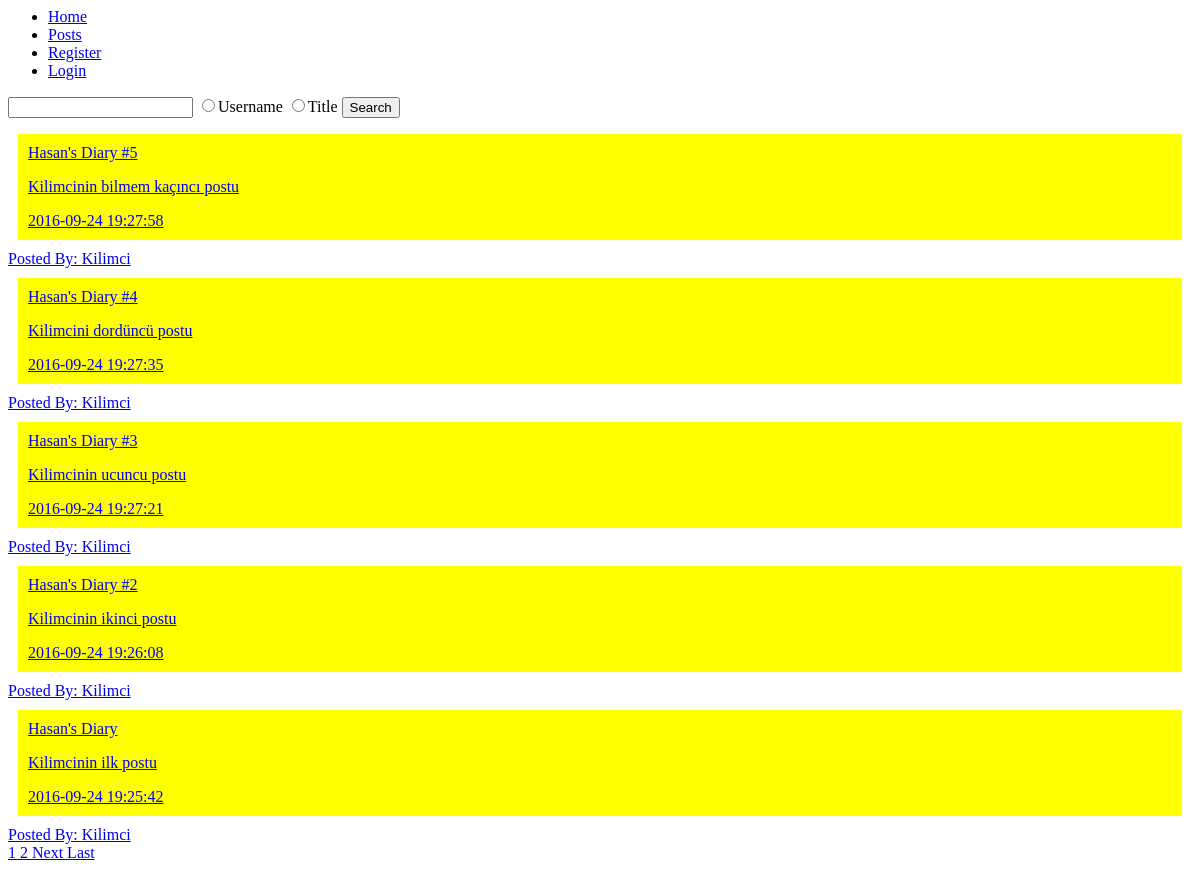
/public/display, run on an earlier commit of the app's database.
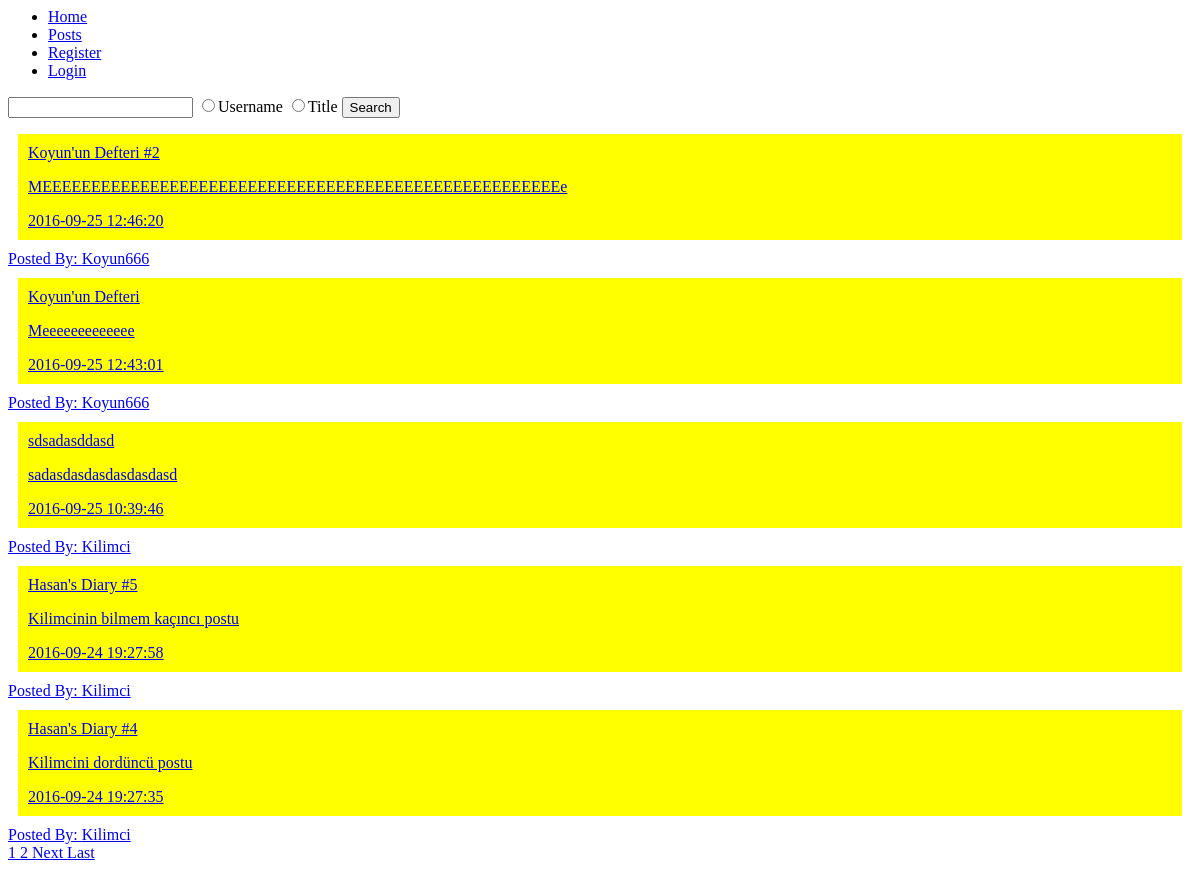
And on a later commit of the database.
### tables this page shows
CREATE TABLE IF NOT EXISTS `posts` (
`id` int(11) NOT NULL,
  `user_id` int(11) NOT NULL,
  `title` varchar(100) NOT NULL,
  `content` text NOT NULL,
  `post_date` timestamp NOT NULL DEFAULT CURRENT_TIMESTAMP,
  `views` int(11) NOT NULL DEFAULT '0'
);

CREATE TABLE IF NOT EXISTS `users` (
`id` int(11) NOT NULL,
  `username` varchar(100) NOT NULL,
  `password` varchar(100) NOT NULL,
  `email` varchar(100) NOT NULL,
  `reg_date` timestamp NOT NULL DEFAULT CURRENT_TIMESTAMP
);

### app/core/Database.php (called while the page is built, shortened)
<?php
class Database{
	private $hostname=HOSTNAME;
	private $username=USERNAME;
	private $password=PASSWORD;
	private $dbname=DBNAME;
	private $stmt;
	protected $connection;
	public function __construct()
	{
		return $this->connect();
	}
	public function connect()
	{
		try{
			$this->connection=new PDO("mysql:host=".$this->hostname.";dbname=".$this->dbname,$this->username,$this->password);
			$this->connection->setAttribute(PDO::ATTR_ERRMODE,PDO::ERRMODE_EXCEPTION);
			$this->connection->query("SET NAMES 'utf8'");
			$this->connection->query("SET character_set_results =utf8");
			$this->connection->query("SET character_set_client =utf8");
			$this->connection->query("SET character_set_connection =utf8");
			return $this->connection;
		}catch(PDOException $e){
			echo $e->getMessage();
		}
	}
	public function query($query)
	{
		$this->stmt=$this->connection->prepare($query);
	}
	public function execute()
	{
		$this->stmt->execute();
	}
	public function resultset()
	{
		$this->execute();
		return $this->stmt->fetchAll(PDO::FETCH_ASSOC);
	}
	public function single()
	{
		$this->execute();
		return $this->stmt->fetch(PDO::FETCH_ASSOC);
	}
}
?>

### app/core/Model.php (called while the page is built, shortened)
<?php
	class Model{
		public function __construct(){
			$this->db=new Database();
		}
	}
?>

### public/index.php (called while the page is built, shortened)
<?php
	$app=new App();
	$controller=$app->init();
	$controller->init();
?>

### app/models/post.php (called while the page is built, shortened)
<?php
	class Post extends Model{
		public function getPosts($page=1,$orderBy='post_date',$ordering='desc'){
			$this->db->query('Select count(*) from posts left outer join users on posts.user_id=users.id');
			$this->db->execute();
			$result=$this->db->single();
			require_once(CORE_FOLDER.'Pagination.php');
			$pag=new Pagination($page,$result['count(*)']);
			$this->db->query('Select
				posts.id, title, content, post_date, users.id as user_id, username
				from posts left outer join users on posts.user_id=users.id order by '.$orderBy.' '.$ordering.
				' LIMIT '.$pag->perPage.' OFFSET '.$pag->getOffset());
			$this->db->execute();
			return ['posts'=>$this->db->resultset(),'hrefs'=>$pag->createLinks(PUBLIC_FOLDER.'display/listPosts')];
		}
	}
?>

### app/core/Pagination.php (called while the page is built, shortened)
<?php
	class Pagination{
		public $currentPage;
		public $perPage=5;
		public $totalCount;
		public $totalPages;
		private $linksToShow=11;
		public function __construct($page=1,$totalCount=0){
			$this->currentPage=$page;
			$this->totalCount=$totalCount;
			$this->totalPages=$this->totalPages();
		}
		public function totalPages(){
			return ceil($this->totalCount/$this->perPage);
		}
		public function getOffset(){
			$result=($this->currentPage-1)*$this->perPage;
			if($result>=0){
				return $result;
			}else{
				return 0;
			}
		}
		public function hasNextPage(){
			if($this->currentPage+1<=$this->totalPages){
				return true;
			}else{
				return false;
			}
		}
		public function hasPreviousPage(){
			if($this->currentPage-1>0){
				return true;
			}else{
				return false;
			}
		}
		public function createLinks($url){
			$hrefs=array();
			if($this->totalPages==1){
				array_push($hrefs,['href'=>$url.'/1','value'=>'1']);
			}else{
				if(($this->currentPage-(($this->linksToShow-1)/2)) > 0 &&
					($this->totalPages-$this->currentPage) >($this->linksToShow-1)/2){
					for($i=$this->currentPage-($this->$linksToShow-1)/2;$i<=$this->linksToShow;$i++){
						array_push($hrefs,['href'=>$url.'/'.$i,'value'=>$i]);
					}
				}elseif(($this->totalPages > $this->linksToShow) && $this->totalPages-$this->currentPage>($this->$linksToShow-1)/2){
					for($i=$this->totalPages-$this->linksToShow;$i<=$this->linksToShow;$i++){
						array_push($hrefs,['href'=>$url.'/'.$i,'value'=>$i]);
					}
				}elseif($this->totalPages>$this->linksToShow && $this->currentPage-($this->linksToShow-1)/2>0){
					for($i=1;$i<=$this->linksToShow;$i++){
						array_push($hrefs,['href'=>$url.'/'.$i,'value'=>$i]);
					}
				}
				else{
					for($i=1;$i<=$this->totalPages;$i++){
						array_push($hrefs,['href'=>$url.'/'.$i,'value'=>$i]);
					}
				}
				if($this->hasNextPage()){
					array_push($hrefs,['href'=>$url.'/'.($this->currentPage+1),'value'=>'Next']);
					array_push($hrefs,['href'=>$url.'/'.$this->totalPages,'value'=>'Last']);
				}
				return $hrefs;
			}
		}
	}
?>

### app/views/displayView.php (called while the page is built, shortened)
<?php
	class DisplayView extends View{
		public function listPosts($foundPosts){
			$this->outputContents();
		}
	}
?>

### app/contents/previews/postsPreview.php (the view)
<?php
	if(isset($data['posts'])){
		foreach($data['posts'] as $post){
			?>
			<div class='postPreviewWrapper'>
				<a href="<?= PUBLIC_FOLDER?>display/byId/<?= $post['id']?>">
					<div class='postPreview'>
						<div class='title'><?= $post['title'] ?></div>
						<p class='content'><?= $post['content']?></p>
						<div class='postDate'><?= $post['post_date']?></div>
					</div>
				</a>
				<a href='<?=PUBLIC_FOLDER?>profile/index/<?= $post['user_id']?>'><div class='posterInfo'>Posted By: <?= $post['username']?></div></a>
			</div>
			<?php
		}
	}
?>

### app/core/Controller.php (shortened to what this page needs)
<?php
	class  Controller{
		protected $action='';
		protected $parameters=array();
		public function __construct($action,$parameters=[]){
			if($action!=null){
				$this->action=$action;
			}else{
				$this->action='index';
			}
		}
		public function init(){
			if(method_exists($this, $this->action)){
				call_user_func_array([$this,$this->action],$this->parameters);
			}else{
				$this->defaultMethod();
			}
		}
	}
?>

### app/controllers/display.php (shortened to what this page needs)
<?php
	class Display extends Controller{
		public function listPosts($curPage=1){
			$view=new displayView();
			$model=new Post();
			$result=$model->getPosts($curPage);
			if($result==null){
				$view->listPosts(false);
			}else{
				$view->listPosts(true);
			}
		}
		protected function defaultMethod(){
			$this->listPosts();
		}
	}

### app/core/View.php (shortened to what this page needs)
<?php
	class View{
		protected $contents=array();
		public $data;
		private function checkContents(){
			if(!isset($this->contents[0])){
				$this->contents[0]='header.php';
			}
			elseif($this->contents[0]!='header.php'){
				array_unshift($this->contents, 'header.php');
			}
			if($this->contents[count($this->contents)-1]!='footer.php'){
				array_push($this->contents,'footer.php');
			}
		}
		public function outputContents(){
			$data=$this->data;
			foreach ($this->contents as $key=>$value) {
				if($key==='echo'){
					echo $value;
				}else{
					include(CONTENTS_FOLDER.$value);
				}
			}
		}
	}
?>

### app/contents/header.php (shortened to what this page needs)
<html>
<head>
	<link rel='stylesheet' href='<?= PUBLIC_FOLDER?>/css/main.css'>
</head>
<body>
	<ul id='navbar'>
	<li><a href='<?= PUBLIC_FOLDER?>home'>Home</a></li>
	<li><a href='<?=PUBLIC_FOLDER?>display'>Posts</a></li>
		<?php
			if(isset($_SESSION['user']) && $_SESSION['user']!=null){
				?>
				<li><a href='<?=PUBLIC_FOLDER?>profile/index/<?= $_SESSION['user']['id']?>'>
					<?=$_SESSION['user']['username']?></a></li>
				<li><a href='<?= PUBLIC_FOLDER?>feed'>Feed</a></li>
				<li><a href='<?= PUBLIC_FOLDER?>createPost'>Create Post</a></li>
				<li><a href='<?= PUBLIC_FOLDER?>logout'>Logout</a></li>
				<?php
			}else
			{
				?>
				<li><a href='<?= PUBLIC_FOLDER?>register'>Register</a></li>
				<li><a href='<?= PUBLIC_FOLDER?>login'>Login</a></li>
				<?php
			}
		?>
	</ul>
	<div id='searchBar'>
		<form method='post' action='' id='searchForm'>
			<input type='text' name='keyword' id='keyword'>
			<input type='radio' name='searchBy' value='username'>Username
			<input type='radio' name='searchBy' value='title'>Title
			<input type='submit' value='Search' id='searchButton'>
		</form>
	</div>

### app/contents/paginationLinks.php
<div class='pagination'>
<?php
if(isset($data['hrefs'])){
	foreach($data['hrefs'] as $link){
		?>
		<a href='<?= $link["href"]?>'> <?= $link['value']?> </8a>
		<?php
	}
}
?>
</div>

### public/css/main.css (style rules this page uses)
.postPreview { background-color: yellow; padding:10px; margin:10px; }

What changed in the data, as far as the page shows it:
no longer on this page (row unchanged): posts: title "Hasan's Diary #3", content "Kilimcinin ucuncu postu", post_date "2016-09-24 19:27:21", user.username "Kilimci"
no longer on this page (row unchanged): posts: title "Hasan's Diary #2", content "Kilimcinin ikinci postu", post_date "2016-09-24 19:26:08", user.username "Kilimci"
no longer on this page (row unchanged): posts: title "Hasan's Diary", content "Kilimcinin ilk postu", post_date "2016-09-24 19:25:42", user.username "Kilimci"
added posts: title "Koyun'un Defteri #2", content "MEEEEEEEEEEEEEEEEEEEEEEEEEEEEEEEEEEEEEEEEEEEEEEEEEEEEEe", post_date "2016-09-25 12:46:20", user.username "Koyun666"
added posts: title "Koyun'un Defteri", content "Meeeeeeeeeeeee", post_date "2016-09-25 12:43:01", user.username "Koyun666"
added posts: title "sdsadasddasd", content "sadasdasdasdasdasdasd", post_date "2016-09-25 10:39:46", user.username "Kilimci"
